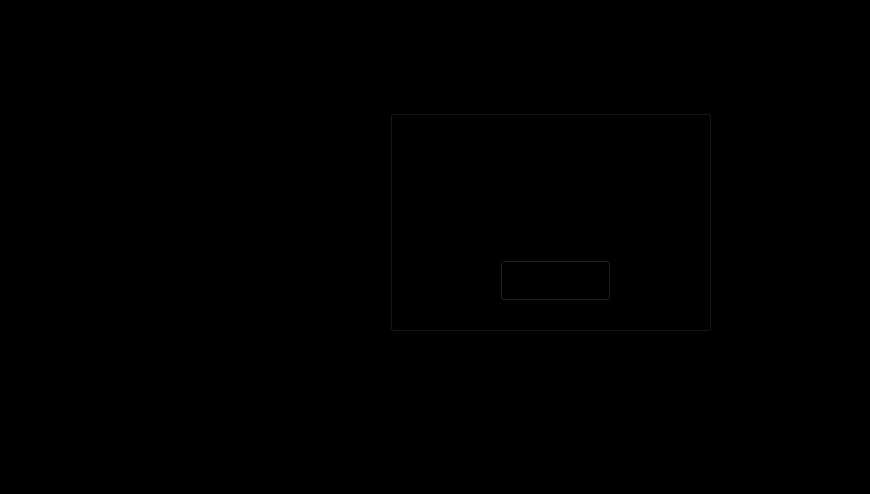
<?xml version="1.0" encoding="UTF-8"?>
<ui version="4.0">
 <class>LOGIN_PAGE</class>
 <widget class="QMainWindow" name="LOGIN_PAGE">
  <property name="geometry">
   <rect>
    <x>0</x>
    <y>0</y>
    <width>870</width>
    <height>494</height>
   </rect>
  </property>
  <property name="sizePolicy">
   <sizepolicy hsizetype="Fixed" vsizetype="Fixed">
    <horstretch>0</horstretch>
    <verstretch>0</verstretch>
   </sizepolicy>
  </property>
  <property name="minimumSize">
   <size>
    <width>870</width>
    <height>494</height>
   </size>
  </property>
  <property name="maximumSize">
   <size>
    <width>870</width>
    <height>494</height>
   </size>
  </property>
  <property name="windowTitle">
   <string>Login</string>
  </property>
  <property name="windowIcon">
   <iconset>
    <normaloff>QRC_FILES/Pictures/Main_logo.jpg</normaloff>QRC_FILES/Pictures/Main_logo.jpg</iconset>
  </property>
  <property name="styleSheet">
   <string notr="true">background-color: rgb(0, 0, 0);</string>
  </property>
  <property name="unifiedTitleAndToolBarOnMac">
   <bool>true</bool>
  </property>
  <widget class="QWidget" name="centralwidget">
   <widget class="QLabel" name="label">
    <property name="geometry">
     <rect>
      <x>30</x>
      <y>50</y>
      <width>351</width>
      <height>371</height>
     </rect>
    </property>
    <property name="sizePolicy">
     <sizepolicy hsizetype="Fixed" vsizetype="Fixed">
      <horstretch>0</horstretch>
      <verstretch>0</verstretch>
     </sizepolicy>
    </property>
    <property name="styleSheet">
     <string notr="true">background-image: url(:/LABEL_UI/Pictures/Logo.jpg);</string>
    </property>
    <property name="text">
     <string/>
    </property>
    <property name="pixmap">
     <pixmap resource="QRC_FILES/LOGIN_PAGE_LBL_BG.qrc">:/LABEL_UI/Pictures/Logo.jpg</pixmap>
    </property>
    <property name="scaledContents">
     <bool>true</bool>
    </property>
   </widget>
   <widget class="QLabel" name="label_2">
    <property name="geometry">
     <rect>
      <x>710</x>
      <y>110</y>
      <width>141</width>
      <height>221</height>
     </rect>
    </property>
    <property name="sizePolicy">
     <sizepolicy hsizetype="Fixed" vsizetype="Fixed">
      <horstretch>0</horstretch>
      <verstretch>0</verstretch>
     </sizepolicy>
    </property>
    <property name="styleSheet">
     <string notr="true">background-image: url(:/LABEL_BG/Pictures/Login_C.jpg);</string>
    </property>
    <property name="text">
     <string/>
    </property>
    <property name="pixmap">
     <pixmap resource="QRC_FILES/LOGIN_PAGE_LBL2_BG.qrc">:/LABEL_BG/Pictures/Login_C.jpg</pixmap>
    </property>
    <property name="scaledContents">
     <bool>true</bool>
    </property>
   </widget>
   <widget class="QGroupBox" name="groupBox">
    <property name="geometry">
     <rect>
      <x>390</x>
      <y>110</y>
      <width>321</width>
      <height>221</height>
     </rect>
    </property>
    <property name="sizePolicy">
     <sizepolicy hsizetype="Fixed" vsizetype="Fixed">
      <horstretch>0</horstretch>
      <verstretch>0</verstretch>
     </sizepolicy>
    </property>
    <property name="styleSheet">
     <string notr="true">background-image: url(:/GB_BG/Pictures/BG.jpg);</string>
    </property>
    <property name="title">
     <string/>
    </property>
    <widget class="QLabel" name="label_3">
     <property name="geometry">
      <rect>
       <x>30</x>
       <y>20</y>
       <width>81</width>
       <height>16</height>
      </rect>
     </property>
     <property name="sizePolicy">
      <sizepolicy hsizetype="Fixed" vsizetype="Fixed">
       <horstretch>0</horstretch>
       <verstretch>0</verstretch>
      </sizepolicy>
     </property>
     <property name="font">
      <font>
       <family>Consolas</family>
       <pointsize>10</pointsize>
      </font>
     </property>
     <property name="lineWidth">
      <number>1</number>
     </property>
     <property name="text">
      <string>Username</string>
     </property>
    </widget>
    <widget class="QLabel" name="label_4">
     <property name="geometry">
      <rect>
       <x>30</x>
       <y>80</y>
       <width>81</width>
       <height>16</height>
      </rect>
     </property>
     <property name="sizePolicy">
      <sizepolicy hsizetype="Fixed" vsizetype="Fixed">
       <horstretch>0</horstretch>
       <verstretch>0</verstretch>
      </sizepolicy>
     </property>
     <property name="font">
      <font>
       <family>Consolas</family>
       <pointsize>10</pointsize>
      </font>
     </property>
     <property name="text">
      <string>Password</string>
     </property>
    </widget>
    <widget class="QPushButton" name="Login_bn">
     <property name="geometry">
      <rect>
       <x>110</x>
       <y>150</y>
       <width>111</width>
       <height>41</height>
      </rect>
     </property>
     <property name="sizePolicy">
      <sizepolicy hsizetype="Fixed" vsizetype="Fixed">
       <horstretch>0</horstretch>
       <verstretch>0</verstretch>
      </sizepolicy>
     </property>
     <property name="font">
      <font>
       <family>Consolas</family>
       <pointsize>10</pointsize>
      </font>
     </property>
     <property name="cursor">
      <cursorShape>PointingHandCursor</cursorShape>
     </property>
     <property name="text">
      <string>Login</string>
     </property>
     <property name="shortcut">
      <string/>
     </property>
    </widget>
    <widget class="QLineEdit" name="lineEdit_3">
     <property name="geometry">
      <rect>
       <x>30</x>
       <y>100</y>
       <width>251</width>
       <height>31</height>
      </rect>
     </property>
     <property name="sizePolicy">
      <sizepolicy hsizetype="Fixed" vsizetype="Fixed">
       <horstretch>0</horstretch>
       <verstretch>0</verstretch>
      </sizepolicy>
     </property>
     <property name="font">
      <font>
       <family>Consolas</family>
       <pointsize>10</pointsize>
      </font>
     </property>
     <property name="focusPolicy">
      <enum>Qt::StrongFocus</enum>
     </property>
     <property name="styleSheet">
      <string notr="true">background-image: url(:/TB2_BG/Pictures/password_bg.jpg);</string>
     </property>
     <property name="inputMethodHints">
      <set>Qt::ImhHiddenText|Qt::ImhNoAutoUppercase|Qt::ImhNoPredictiveText|Qt::ImhPreferLowercase|Qt::ImhPreferNumbers|Qt::ImhPreferUppercase|Qt::ImhSensitiveData</set>
     </property>
     <property name="frame">
      <bool>false</bool>
     </property>
     <property name="echoMode">
      <enum>QLineEdit::Password</enum>
     </property>
     <property name="placeholderText">
      <string>Enter Password</string>
     </property>
     <property name="clearButtonEnabled">
      <bool>false</bool>
     </property>
    </widget>
    <widget class="QLineEdit" name="lineEdit_2">
     <property name="geometry">
      <rect>
       <x>30</x>
       <y>40</y>
       <width>251</width>
       <height>31</height>
      </rect>
     </property>
     <property name="sizePolicy">
      <sizepolicy hsizetype="Fixed" vsizetype="Fixed">
       <horstretch>0</horstretch>
       <verstretch>0</verstretch>
      </sizepolicy>
     </property>
     <property name="font">
      <font>
       <family>Consolas</family>
       <pointsize>10</pointsize>
      </font>
     </property>
     <property name="focusPolicy">
      <enum>Qt::StrongFocus</enum>
     </property>
     <property name="styleSheet">
      <string notr="true">background-image: url(:/TB1_BG/Pictures/username_bg.jpg);</string>
     </property>
     <property name="inputMethodHints">
      <set>Qt::ImhPreferLowercase|Qt::ImhPreferNumbers|Qt::ImhPreferUppercase</set>
     </property>
     <property name="frame">
      <bool>false</bool>
     </property>
     <property name="echoMode">
      <enum>QLineEdit::Normal</enum>
     </property>
     <property name="placeholderText">
      <string>Enter Username</string>
     </property>
     <property name="clearButtonEnabled">
      <bool>false</bool>
     </property>
    </widget>
   </widget>
  </widget>
  <widget class="QMenuBar" name="menubar">
   <property name="geometry">
    <rect>
     <x>0</x>
     <y>0</y>
     <width>870</width>
     <height>21</height>
    </rect>
   </property>
  </widget>
  <widget class="QStatusBar" name="statusbar"/>
 </widget>
 <resources>
  <include location="QRC_FILES/LOGIN_PAGE_LBL_BG.qrc"/>
  <include location="QRC_FILES/LOGIN_PAGE_TB2_BG.qrc"/>
  <include location="QRC_FILES/LOGIN_PAGE_TB1_BG.qrc"/>
  <include location="QRC_FILES/LOGIN_PAGE_GB_BG.qrc"/>
  <include location="QRC_FILES/LOGIN_PAGE_LBL2_BG.qrc"/>
 </resources>
 <connections/>
</ui>
